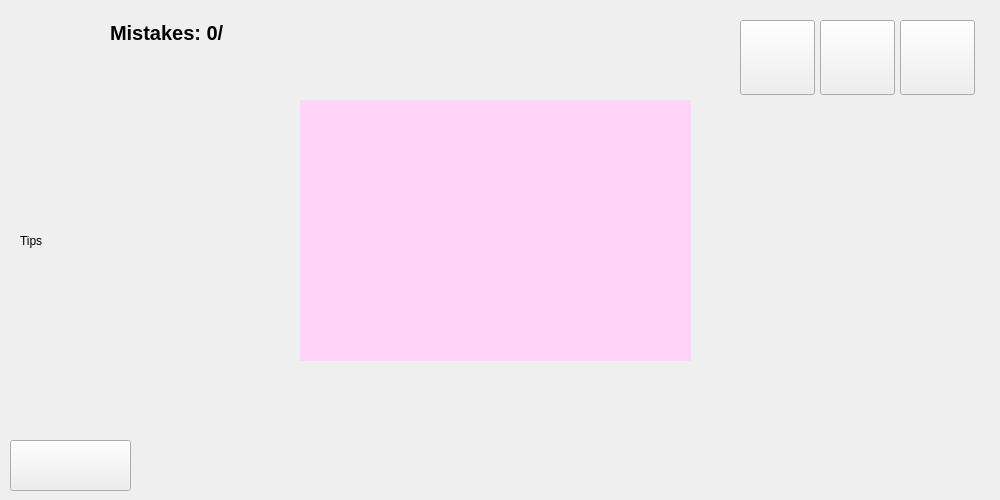
<?xml version="1.0" encoding="UTF-8"?>
<ui version="4.0">
 <class>Game</class>
 <widget class="QWidget" name="Game">
  <property name="geometry">
   <rect>
    <x>0</x>
    <y>0</y>
    <width>1000</width>
    <height>500</height>
   </rect>
  </property>
  <property name="windowTitle">
   <string>Form</string>
  </property>
  <widget class="QWidget" name="boardWidget" native="true">
   <property name="geometry">
    <rect>
     <x>270</x>
     <y>10</y>
     <width>450</width>
     <height>450</height>
    </rect>
   </property>
  </widget>
  <widget class="QWidget" name="numbersWidget" native="true">
   <property name="geometry">
    <rect>
     <x>730</x>
     <y>20</y>
     <width>251</width>
     <height>431</height>
    </rect>
   </property>
  </widget>
  <widget class="QPushButton" name="eraseButton">
   <property name="geometry">
    <rect>
     <x>740</x>
     <y>20</y>
     <width>75</width>
     <height>75</height>
    </rect>
   </property>
   <property name="text">
    <string/>
   </property>
  </widget>
  <widget class="QPushButton" name="undoButton">
   <property name="geometry">
    <rect>
     <x>820</x>
     <y>20</y>
     <width>75</width>
     <height>75</height>
    </rect>
   </property>
   <property name="text">
    <string/>
   </property>
  </widget>
  <widget class="QPushButton" name="notesButton">
   <property name="geometry">
    <rect>
     <x>900</x>
     <y>20</y>
     <width>75</width>
     <height>75</height>
    </rect>
   </property>
   <property name="text">
    <string/>
   </property>
  </widget>
  <widget class="QWidget" name="gameOverDialog" native="true">
   <property name="geometry">
    <rect>
     <x>600</x>
     <y>431</y>
     <width>191</width>
     <height>170</height>
    </rect>
   </property>
  </widget>
  <widget class="QLabel" name="mistakesLabel">
   <property name="geometry">
    <rect>
     <x>110</x>
     <y>20</y>
     <width>143</width>
     <height>25</height>
    </rect>
   </property>
   <property name="font">
    <font>
     <pointsize>15</pointsize>
     <bold>true</bold>
    </font>
   </property>
   <property name="text">
    <string>Mistakes: 0/</string>
   </property>
  </widget>
  <widget class="SceneWidget" name="box2DWidget" native="true">
   <property name="geometry">
    <rect>
     <x>100</x>
     <y>20</y>
     <width>1000</width>
     <height>1000</height>
    </rect>
   </property>
   <property name="minimumSize">
    <size>
     <width>500</width>
     <height>500</height>
    </size>
   </property>
  </widget>
  <widget class="QWidget" name="gameWonWidget" native="true">
   <property name="geometry">
    <rect>
     <x>300</x>
     <y>100</y>
     <width>391</width>
     <height>261</height>
    </rect>
   </property>
   <property name="styleSheet">
    <string notr="true">background-color: rgb(255, 212, 248)</string>
   </property>
  </widget>
  <widget class="QLabel" name="label">
   <property name="geometry">
    <rect>
     <x>20</x>
     <y>60</y>
     <width>271</width>
     <height>361</height>
    </rect>
   </property>
   <property name="text">
    <string>Tips</string>
   </property>
  </widget>
  <widget class="QPushButton" name="backButton">
   <property name="geometry">
    <rect>
     <x>10</x>
     <y>440</y>
     <width>121</width>
     <height>51</height>
    </rect>
   </property>
   <property name="cursor">
    <cursorShape>PointingHandCursor</cursorShape>
   </property>
   <property name="text">
    <string/>
   </property>
   <property name="icon">
    <iconset resource="images.qrc">
     <normaloff>:/images/back.png</normaloff>:/images/back.png</iconset>
   </property>
   <property name="iconSize">
    <size>
     <width>121</width>
     <height>60</height>
    </size>
   </property>
  </widget>
 </widget>
 <customwidgets>
  <customwidget>
   <class>SceneWidget</class>
   <extends>QWidget</extends>
   <header>scenewidget.h</header>
   <container>1</container>
  </customwidget>
 </customwidgets>
 <resources>
  <include location="images.qrc"/>
 </resources>
 <connections/>
</ui>
